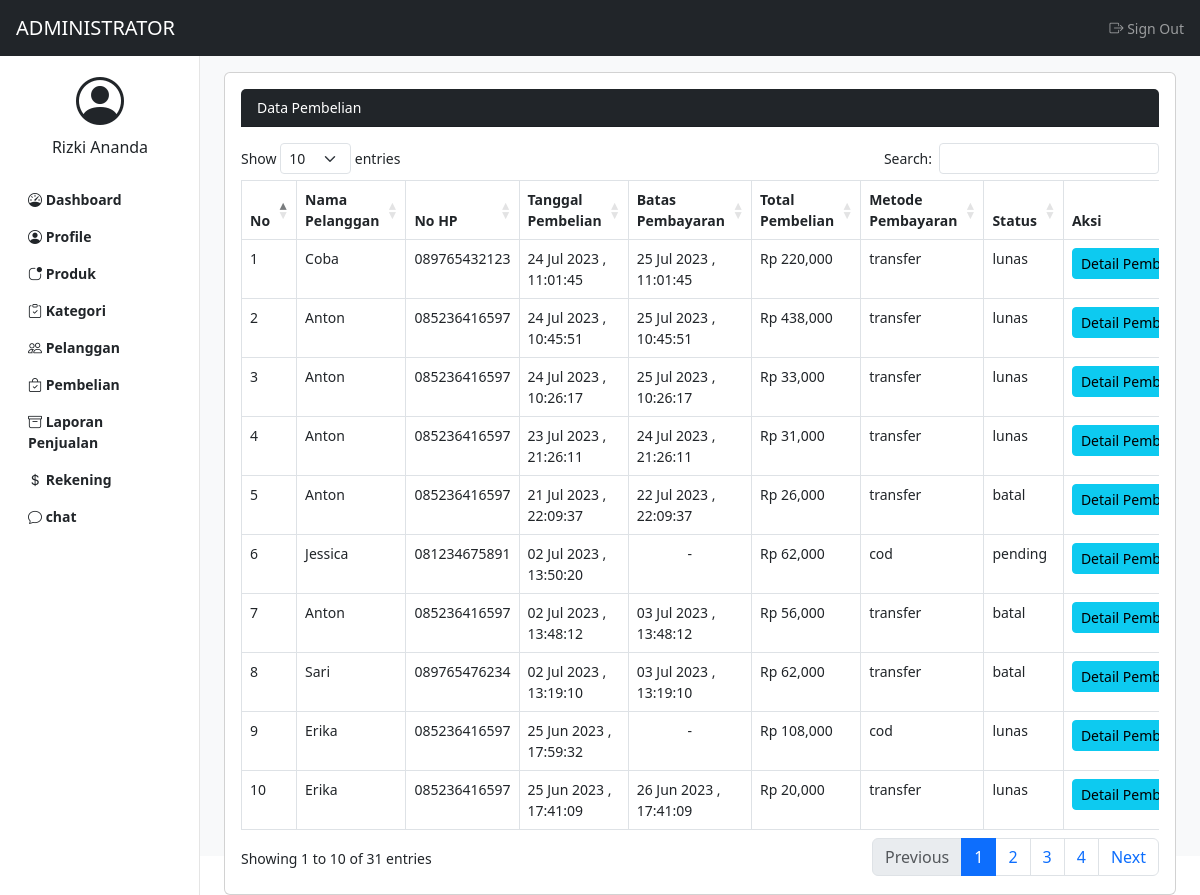
/admin/pembelian.php (signed in), run on the app's committed database.
### tables this page shows
CREATE TABLE `pembelian` (
  `id_pembelian` int(11) NOT NULL,
  `id_pelanggan` int(11) NOT NULL,
  `tanggal_pembelian` datetime NOT NULL,
  `batas_pembayaran` datetime NOT NULL,
  `total_pembelian` int(11) NOT NULL,
  `status_pembelian` enum('pending','lunas','kirim','selesai','batal') NOT NULL,
  `metode_pembayaran` enum('transfer','cod') NOT NULL
);

CREATE TABLE `pelanggan` (
  `id_pelanggan` int(11) NOT NULL,
  `username_pelanggan` varchar(100) NOT NULL,
  `password_pelanggan` varchar(100) NOT NULL,
  `nama_pelanggan` varchar(100) NOT NULL,
  `jk_pelanggan` enum('laki laki','perempuan') NOT NULL,
  `alamat_pelanggan` text NOT NULL,
  `hp_pelanggan` varchar(15) NOT NULL,
  `email_pelanggan` varchar(50) NOT NULL
);

### admin/pembelian.php (the view, shortened to what this page needs)
<?php
include "header.php";
$ambil_p = $koneksi -> query("SELECT * FROM pembelian LEFT JOIN pelanggan ON pembelian.id_pelanggan = pelanggan.id_pelanggan ORDER BY id_pembelian DESC");
$pembelian = array();
while ($tiap_p = $ambil_p -> fetch_assoc())
{
	$pembelian[] = $tiap_p;
}
?>
<div class="card-header bg-dark text-white mb-3">Data Pembelian</div>
<div class="table-responsive">
	<table class="table table-bordered table-hover" id="thetable">
		<thead>
			<tr>
				<th>No</th>
				<th>Nama Pelanggan</th>
				<th>No HP</th>
				<th>Tanggal Pembelian</th>
				<th>Batas Pembayaran</th>
				<th>Total Pembelian</th>
				<th>Metode Pembayaran</th>
				<th>Status</th>
				<th>Aksi</th>
			</tr>
		</thead>
		<tbody>
			<?php foreach ($pembelian as $key => $value): ?>
				<tr>
					<td><?php echo $key+1; ?></td>
					<td><?php echo $value["nama_pelanggan"]; ?></td>
					<td><?php echo $value["hp_pelanggan"]; ?></td>
					<td><?php echo date("d M Y , H:i:s",strtotime($value["tanggal_pembelian"])); ?></td>
					<?php if ($value['metode_pembayaran']=="transfer"): ?>
						<td><?php echo date("d M Y , H:i:s",strtotime($value["batas_pembayaran"])); ?></td>
						<?php else: ?>
						<td align="center">-</td>
						<?php endif ?>
					<td>Rp <?php echo number_format($value["total_pembelian"]); ?></td>
					<td><?php echo $value["metode_pembayaran"]; ?></td>
					<td><?php echo $value["status_pembelian"]; ?></td>
					<td nowrap="nowrap">
						<a href="detail_pembelian.php?id=<?php echo $value["id_pembelian"]; ?>" class="btn-sm btn btn-info">Detail Pembelian</a>
					</td>
				</tr>
			<?php endforeach ?>
		</tbody>
	</table>
</div>
<?php
include "footer.php";
?>

### admin/header.php (shortened to what this page needs)
<?php
include "../koneksi.php";
$id_admin = $_SESSION["admin"] ["id_admin"];
$ambil_admin = $koneksi -> query("SELECT * FROM admin WHERE id_admin = '$id_admin'");
$admin = $ambil_admin -> fetch_assoc();
?>
<!DOCTYPE html>
<html>
<head>
	<link rel="stylesheet" type="text/css" href="../assets/css/bootstrap.css">
	<link rel="stylesheet" type="text/css" href="https://cdn.jsdelivr.net/npm/bootstrap-icons@1.5.0/font/bootstrap-icons.css">
	<link rel="stylesheet" type="text/css" href="../assets/css/dashboard.css">
	<link rel="stylesheet" type="text/css" href="../assets/css/dataTables.bootstrap5.min.css">
</head>
<body>
	<header class="navbar navbar-dark bg-dark sticky-top">
		<a class="navbar-brand px-3" href="index.php">ADMINISTRATOR</a>
		<div class="navbar-nav">
			<div class="nav-item">
				<a class="nav-link px-3" href="logout.php" onclick="return confirm('Apakah anda yakin ingin keluar?')">
					<i class="bi bi-box-arrow-right"></i>
					Sign Out
				</a>
			</div>
		</div>
	</header>
	<div class="container-fluid">
		<div class="row">
			<nav id="sidebar" class="col-md-3 col-lg-2 bg-white position-fixed start-0 top-0 bottom-0 py-5 collapse d-md-block sidebar">
				<a href="profil_admin.php" class="text-decoration-none">
					<div class="container text-center pt-4">
						<span class="bi bi-person-circle display-5 text-dark"></span>
						<h6 class="pt-2 text-dark"><?php echo $admin["nama_admin"]; ?></h6>
					</div>
				</a>
				<div class="pt-3">
					<ul class="nav flex-column">
						<li class="nav-item">
							<a href="index.php" class="nav-link text-dark fw-bold"><span class="bi bi-speedometer"></span> Dashboard</a>
						</li>
						<li class="nav-item">
							<a href="profil_admin.php" class="nav-link text-dark fw-bold"><span class="bi bi-person-circle"></span> Profile</a>
						</li>
						<li class="nav-item">
							<a href="produk.php" class="nav-link text-dark fw-bold"><span class="bi bi-app-indicator"></span> Produk</a>
						</li>
						<li class="nav-item">
							<a href="kategori.php" class="nav-link text-dark fw-bold"><span class="bi bi-clipboard-check"></span> Kategori</a>
						</li>
						<li class="nav-item">
							<a href="pelanggan.php" class="nav-link text-dark fw-bold"><span class="bi bi-people"></span> Pelanggan</a>
						</li>
						<li class="nav-item">
							<a href="pembelian.php" class="nav-link text-dark fw-bold"><span class="bi bi-bag-check"></span> Pembelian</a>
						</li>
						<li class="nav-item">
							<a href="laporan_penjualan.php" class="nav-link text-dark fw-bold"><span class="bi bi-archive"></span> Laporan Penjualan</a>
						</li>
						<li class="nav-item">
							<a href="rekening.php" class="nav-link text-dark fw-bold"><span class="bi bi-currency-dollar"></span> Rekening</a>
						</li>
						<li class="nav-item">
							<a href="Chat.php" class="nav-link text-dark fw-bold"><span class="bi bi-chat"></span> chat</a>
						</li>
					</ul>
				</div>
			</nav>
		</div>
	</div>
	<main class="col-lg-10 col-md-9 ms-sm-auto px-sm-4 py-3 vh-100 bg-light">
		<div class="card">
			<div class="card-body">

### assets/css/dashboard.css (style rules this page uses)
body { font-size: 0.875rem; }
.sidebar { z-index: 100; box-shadow: inset -1px 0 0 0 rgba(0, 0, 0, 0.1); }

### data on the page
pembelian: id_pelanggan.nama_pelanggan "Coba", id_pelanggan.hp_pelanggan "089765432123", tanggal_pembelian "24 Jul 2023 , 11:01:45", batas_pembayaran "25 Jul 2023 , 11:01:45", total_pembelian "220,000", metode_pembayaran "transfer", status_pembelian "lunas"
pembelian: id_pelanggan.nama_pelanggan "Anton", id_pelanggan.hp_pelanggan "085236416597", tanggal_pembelian "24 Jul 2023 , 10:45:51", batas_pembayaran "25 Jul 2023 , 10:45:51", total_pembelian "438,000", metode_pembayaran "transfer", status_pembelian "lunas"
pembelian: id_pelanggan.nama_pelanggan "Anton", id_pelanggan.hp_pelanggan "085236416597", tanggal_pembelian "24 Jul 2023 , 10:26:17", batas_pembayaran "25 Jul 2023 , 10:26:17", total_pembelian "33,000", metode_pembayaran "transfer", status_pembelian "lunas"
pembelian: id_pelanggan.nama_pelanggan "Anton", id_pelanggan.hp_pelanggan "085236416597", tanggal_pembelian "23 Jul 2023 , 21:26:11", batas_pembayaran "24 Jul 2023 , 21:26:11", total_pembelian "31,000", metode_pembayaran "transfer", status_pembelian "lunas"
pembelian: id_pelanggan.nama_pelanggan "Anton", id_pelanggan.hp_pelanggan "085236416597", tanggal_pembelian "21 Jul 2023 , 22:09:37", batas_pembayaran "22 Jul 2023 , 22:09:37", total_pembelian "26,000", metode_pembayaran "transfer", status_pembelian "batal"
pembelian: id_pelanggan.nama_pelanggan "Jessica", id_pelanggan.hp_pelanggan "081234675891", tanggal_pembelian "02 Jul 2023 , 13:50:20", total_pembelian "62,000", metode_pembayaran "cod", status_pembelian "pending"
pembelian: id_pelanggan.nama_pelanggan "Anton", id_pelanggan.hp_pelanggan "085236416597", tanggal_pembelian "02 Jul 2023 , 13:48:12", batas_pembayaran "03 Jul 2023 , 13:48:12", total_pembelian "56,000", metode_pembayaran "transfer", status_pembelian "batal"
pembelian: id_pelanggan.nama_pelanggan "Sari", id_pelanggan.hp_pelanggan "089765476234", tanggal_pembelian "02 Jul 2023 , 13:19:10", batas_pembayaran "03 Jul 2023 , 13:19:10", total_pembelian "62,000", metode_pembayaran "transfer", status_pembelian "batal"
pembelian: id_pelanggan.nama_pelanggan "Erika", id_pelanggan.hp_pelanggan "085236416597", tanggal_pembelian "25 Jun 2023 , 17:59:32", total_pembelian "108,000", metode_pembayaran "cod", status_pembelian "lunas"
pembelian: id_pelanggan.nama_pelanggan "Erika", id_pelanggan.hp_pelanggan "085236416597", tanggal_pembelian "25 Jun 2023 , 17:41:09", batas_pembayaran "26 Jun 2023 , 17:41:09", total_pembelian "20,000", metode_pembayaran "transfer", status_pembelian "lunas"

### other printed values
$admin["nama_admin"] "Rizki Ananda"
